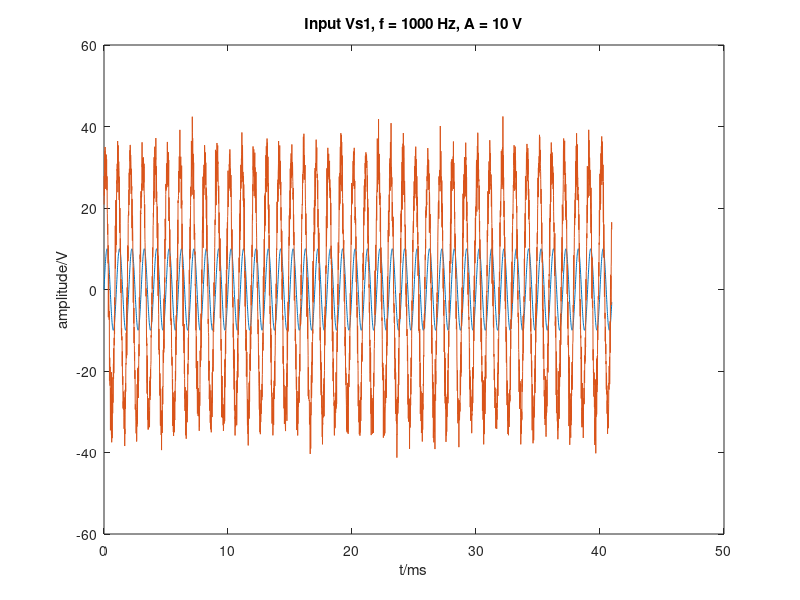
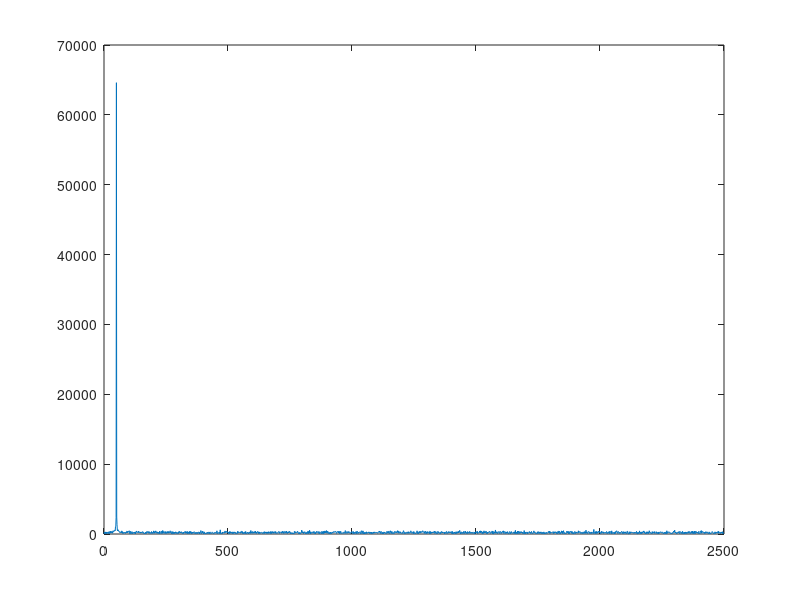

Source code (MATLAB) for these figures, in order:
close all;
clear;
clc; 

%% Generate signal Vs1
% parameter
N=1000;                         % number of samples
tscale= 0.05;                   % the length of time displayed on the x-axis, unit in second
dt=tscale/N;                    % time interval of each sampling point
%t=0:dt:(N-1)*dt;        
f=1000;                          % frequency of Vs1 in Hz
A=10;                            % amplitude of Vs1
%Vs1 = A*sin(2*pi*f*t);

fs=100000; N=4096; n=0:N-1; t=n/fs; fr=n*fs/N;
Vs1 = A*sin(2*pi*f*t);
% x1 = max(Vs1)./sqrt(2);         % root mean square of Vs1
% Vs1 = Vs1./x1;                  % normalize Vs0

% plot
figure(1);
plot(t.*1000,Vs1);              % times 1000 to change the unit from s to ms
str_title1 = sprintf('Input Vs1, f = %d Hz, A = %d V',f, A);
title(str_title1);
%axis([-inf,+inf,-1,+1]);
xlabel('t/ms');
ylabel('amplitude/V');
hold on;


%% Amplifier A1
% parameter
G1 = 10;                        % voltage gain of A1 in dB
Ph1 = 45;                      % phase introduced by A1
Vn1 = 1;                        % noise introduced by A1 in dB

Ph1 = Ph1*pi/180; 
Vs1 = A*sin(2*pi*f*t+Ph1);

sigPower_Lin = sum(Vs1.^2)/N;       % signal power in watt
sigPower = 10*log10(sigPower_Lin);  % signal power in dB
noisePower_Lin = 10^(Vn1/10);           % noise power in watt
noise = sqrt(noisePower_Lin)*randn(1,N);    % generate noise signal

A1_Out = Vs1+noise;                 % add noise to signal

G1_Lin = 10^(G1/20); % convert voltage gain from dB to linear

A1_Out = A1_Out.* G1_Lin;           % Output of amplifier A1

% plot
%figure(2);
plot(t.*1000,A1_Out);            % times 1000 to change the unit from s to ms
% str_title2 = sprintf('Vs1 after amplifier A1, with G = %d dB, Ph1 = %d and Vn1 = %d dB', G1, Ph1, Vn1);
% title(str_title2);
% xlabel('t/ms');
% ylabel('amplitude/V');



%% FFT
fs = 5000;
fax_bins = [0 : N-1];
fax_Hz = fax_bins*(fs/N);
X_mags = abs(fft(A1_Out));
N_2 = ceil(N/2);
figure;
plot(fax_Hz(1:N_2), X_mags(1:N_2))


% y = fft(A1_Out);
% fs = 1000;                               % sample frequency 100Mhz
% F_range = (0:N-1)*(fs/N);
% power = abs(y).^2/N;
% 
% figure(3)
% plot(F_range,power);
% xlabel('Frequency');
% ylabel('Power');


